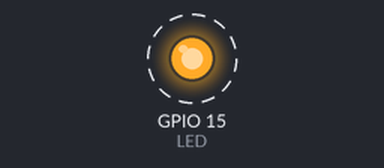
Simulated run of this sketch. Board: ESP32. Shown: output pins drawn as LEDs (lit = HIGH). Dashed ring = blinking.

Above: at 0.5 s.
Timing chart, 0 to 4.6 s (numbered marks = the images above):
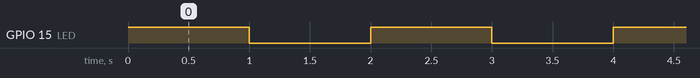

Measured:
- by itself, GPIO 15 (LED): alternates HIGH for 1.0 s and LOW for 1.0 s

The sketch:

1_ledc_led.ino
```cpp
#define LED 15

int ch = 0;
int fre = 5000;
int led = 0;
int res = 8;

void setup() {
  // put your setup code here, to run once:
  ledcSetup(led, fre, res);
  ledcAttachPin(LED, led);
}

void loop() {
  // put your main code here, to run repeatedly:
  ledcWrite(led, 255);
  delay(1000);
  ledcWrite(led, 0);
  delay(1000);
}
```
